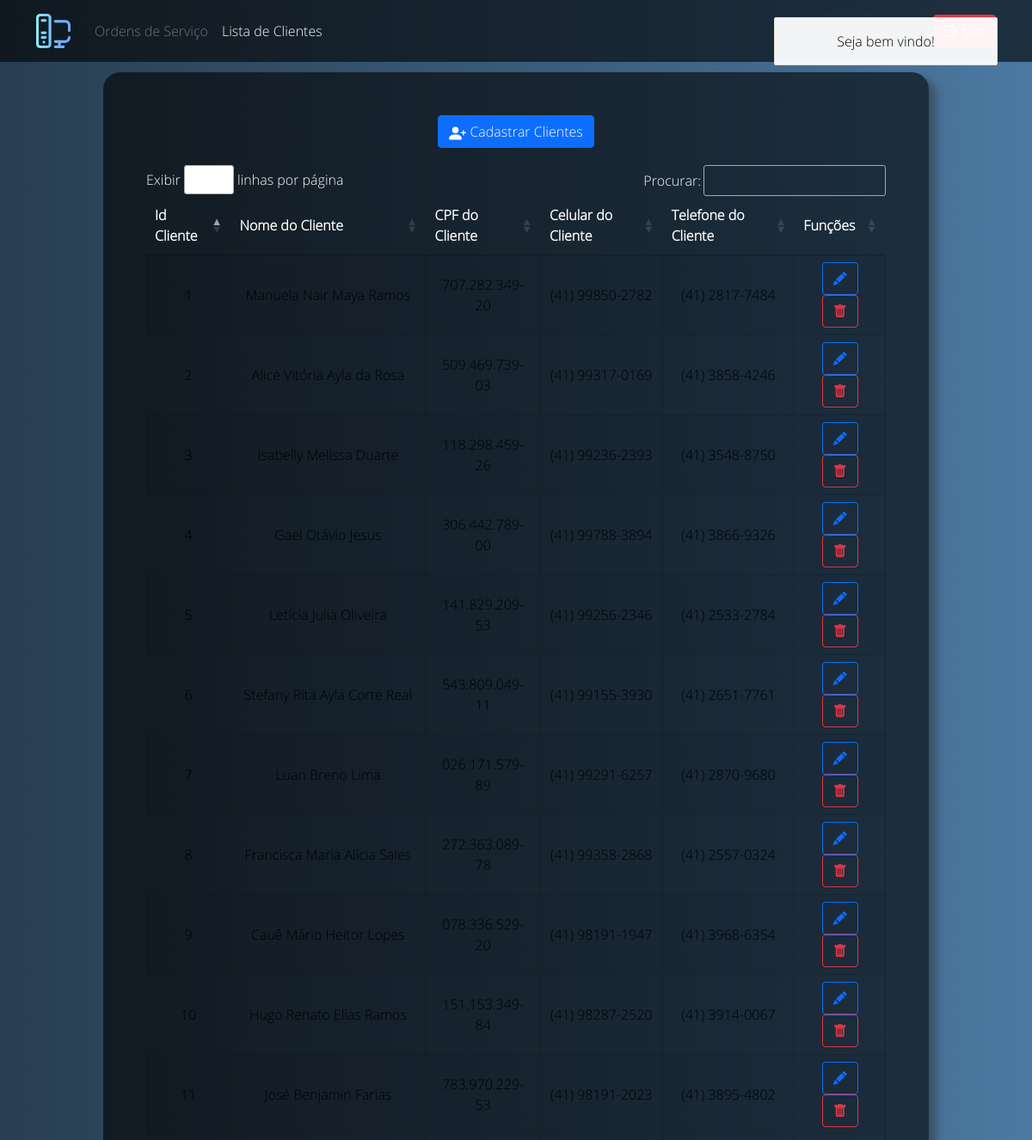
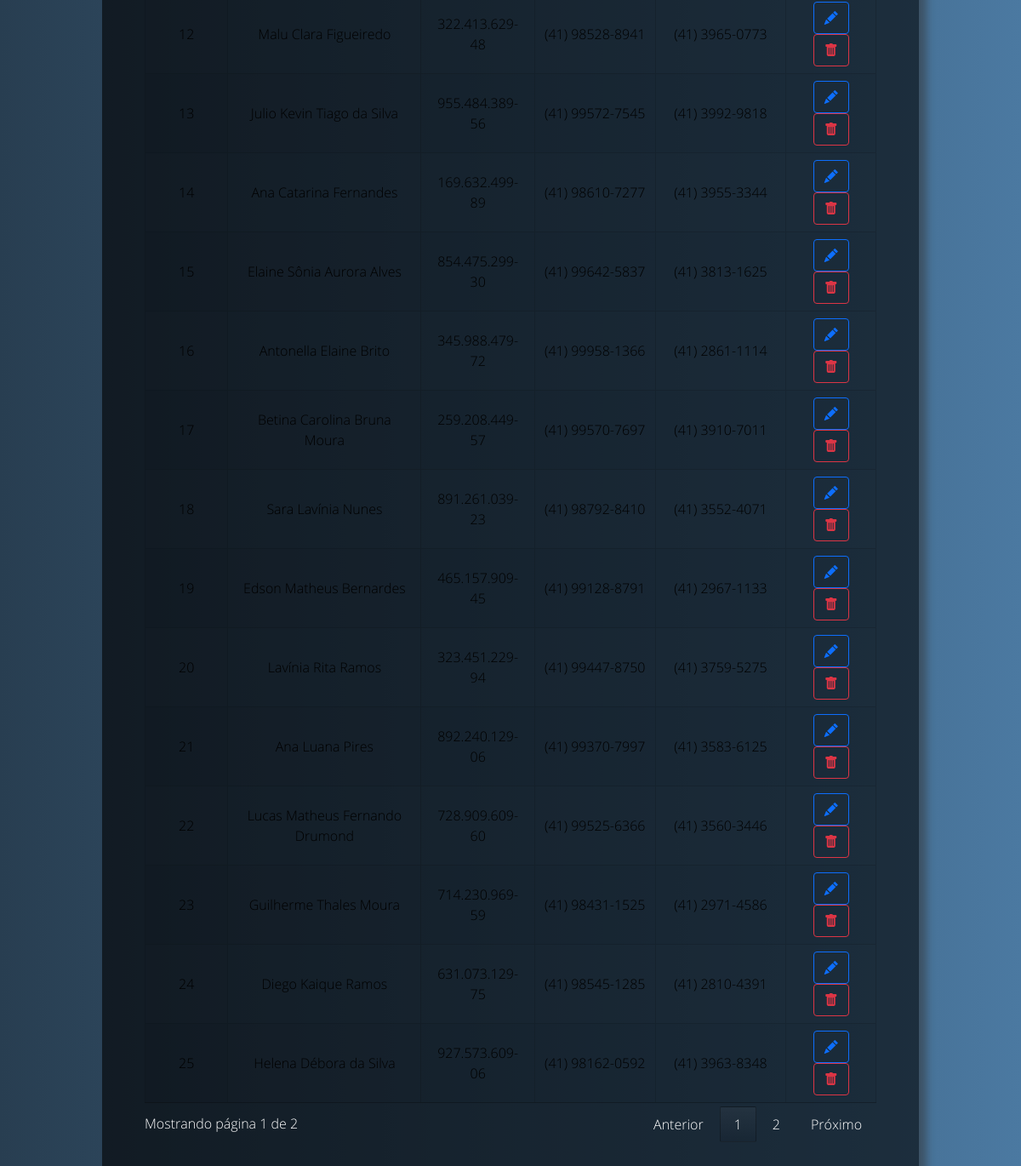
The app's page /view/clientes.php (signed in) with its own data (2 pictures, top to bottom).
### tables this page shows
CREATE TABLE `clientes` (
  `id_cliente` int(11) NOT NULL,
  `nome_cliente` varchar(255) NOT NULL,
  `cpf_cliente` varchar(14) DEFAULT NULL,
  `celular_cliente` varchar(20) DEFAULT NULL,
  `telefone_cliente` varchar(20) DEFAULT NULL
);

### view/clientes.php (the view, shortened to what this page needs)
<?php
    $conn = new Conexao;
    $con = $conn->conectar();
    $selectCliente = "SELECT `id_cliente`, `nome_cliente`, `cpf_cliente`, `celular_cliente`, `telefone_cliente` FROM `clientes`";
	$stmt = $con->prepare($selectCliente);
	$stmt->execute();
	$clientes = $stmt->fetchAll();
?>
<!DOCTYPE html>
<html lang="pt-br">
    <head>
        <link rel="stylesheet" href="../tools/css/styleClientes.css">
        <link href="https://cdn.jsdelivr.net/npm/bootstrap@5.0.0-beta3/dist/css/bootstrap.min.css" rel="stylesheet">
        <link rel="stylesheet" href="https://cdn.jsdelivr.net/npm/bootstrap-icons@1.4.1/font/bootstrap-icons.css">
        <link rel="stylesheet" href="../tools/lib/alertifyjs/css/alertify.min.css">
        <link rel="stylesheet" href="../tools/lib/alertifyjs/css/themes/default.min.css">
        <link rel="stylesheet" type="text/css" href="https://cdn.datatables.net/1.10.24/css/jquery.dataTables.css">
    </head>
    <body class="fundo">
        <header class="p-3 text-white header">
            <div class="container">
                <div class="d-flex flex-wrap align-items-center justify-content-center justify-content-lg-start">
                    <a href="" class="d-flex align-items-center mb-2 mb-lg-0 text-white text-decoration-none">
                        <img src="../tools/img/computador-pessoal.png" alt="" width="40px" height="40px">
                    </a>
                    <ul class="nav col-12 col-lg-auto me-lg-auto mb-2 justify-content-center mb-md-0" style="margin-left: 20px;">
                        <li><a href="os.php" class="nav-link px-2 text-secondary">Ordens de Serviço</a></li>
                        <li><a href="clientes.php" class="nav-link px-2 text-white">Lista de Clientes</a></li>
                        <li><a href="#" class="nav-link px-2 text-secondary"></a></li>
                    </ul>
                    <div class="text-end">
                        <a href="../control/logout.php"><button type="button" class="btn btn-danger" title="Logout"><i class="bi bi-box-arrow-right"></i> Sair</button></a>
                    </div>
                </div>
            </div>
        </header>
        <section>
        <div class="quadrado">
            <div class="container text-center" style="margin-bottom: 20px;">
                <button type="button" class="btn btn-primary btnCadastro text-white" value="" title="Cadastro de Clientes">
                     Cadastrar Clientes
                </button>
            </div>
            <div class="text-start">
                <table id="table_clientes" class="display text-center cell-border">
                    <thead style="color: white;">
                        <tr>
                            <th title="Filtrar por:">Id Cliente</th>
                            <th title="Filtrar por:">Nome do Cliente</th>
                            <th title="Filtrar por:">CPF do Cliente</th>
                            <th title="Filtrar por:">Celular do Cliente</th>
                            <th title="Filtrar por:">Telefone do Cliente</th>
                            <th title="Filtrar por:">Funções</th>
                        </tr>
                    </thead>
                    <tbody>
                        <?php foreach($clientes as $row){ ?>
                        <tr>
                            <td class="btnEdit" title="Alterar"><?php echo $row['id_cliente']; ?></td>
                            <td class="btnEdit" title="Alterar"><?php echo $row['nome_cliente']; ?></td>
                            <td class="btnEdit" title="Alterar"><?php echo $row['cpf_cliente']; ?></td>
                            <td class="btnEdit" title="Alterar"><?php echo $row['celular_cliente']; ?></td>
                            <td class="btnEdit" title="Alterar"><?php echo $row['telefone_cliente']; ?></td>
                            <td class="text-center">
                                <form action="../control/controle_cliente.php?op=del" method="POST">
                                    <button type="button" class="btn btn-outline-primary btnEdit" value="Alterar" title="Alterar">
                                        <i class="bi bi-pencil-fill"></i>
                                    </button>
                                    <button type="submit" class="btn btn-outline-danger" value="Deletar" title="Deletar">
                                        <i class="bi bi-trash-fill"></i>
                                    </button>
                                </form>
                            </td>
                        </tr>
                        <?php } ?>
                    </tbody>
                </table>
            </div>
        </div>
        </section>
    </body>
</html>

### tools/css/styleClientes.css (style rules this page uses)
section { font-family: OpenSans; font-size: 12pt; color: black; }
.header { background-color: rgba(0,0,0,0.6); }
.fundo { margin: 0; padding: 0; font-family: OpenSansLight; background: #4B79A1; background: -webkit-linear-gradient(to right, #283E51, #4B79A1); background: linear-gradient(to right, #283E51, #4B79A1); }
.quadrado { margin-top: 1%; margin-left: 10%; margin-right: 10%; padding: 50px; background-color: rgba(0,0,0,0.6); text-align: center; border-radius: 20px; font-family: OpenSansLight; font-size: 12pt; box-shadow: 9px 7px 10px rgba(50, 50, 50, 0.5); }

### records on screen
clientes: id_cliente "1", nome_cliente "Manuela Nair Maya Ramos", cpf_cliente "707.282.349-20", celular_cliente "(41) 99850-2782", telefone_cliente "(41) 2817-7484"
clientes: id_cliente "2", nome_cliente "Alice Vitória Ayla da Rosa", cpf_cliente "509.469.739-03", celular_cliente "(41) 99317-0169", telefone_cliente "(41) 3858-4246"
clientes: id_cliente "3", nome_cliente "Isabelly Melissa Duarte", cpf_cliente "118.298.459-26", celular_cliente "(41) 99236-2393", telefone_cliente "(41) 3548-8750"
clientes: id_cliente "4", nome_cliente "Gael Otávio Jesus", cpf_cliente "306.442.789-00", celular_cliente "(41) 99788-3894", telefone_cliente "(41) 3866-9326"
clientes: id_cliente "5", nome_cliente "Letícia Julia Oliveira", cpf_cliente "141.829.209-53", celular_cliente "(41) 99256-2346", telefone_cliente "(41) 2533-2784"
clientes: id_cliente "6", nome_cliente "Stefany Rita Ayla Corte Real", cpf_cliente "543.809.049-11", celular_cliente "(41) 99155-3930", telefone_cliente "(41) 2651-7761"
clientes: id_cliente "7", nome_cliente "Luan Breno Lima", cpf_cliente "026.171.579-89", celular_cliente "(41) 99291-6257", telefone_cliente "(41) 2870-9680"
clientes: id_cliente "8", nome_cliente "Francisca Maria Alícia Sales", cpf_cliente "272.363.089-78", celular_cliente "(41) 99358-2868", telefone_cliente "(41) 2557-0324"
clientes: nome_cliente "Cauê Mário Heitor Lopes", cpf_cliente "078.336.529-20", celular_cliente "(41) 98191-1947", telefone_cliente "(41) 3968-6354"
clientes: id_cliente "10", nome_cliente "Hugo Renato Elias Ramos", cpf_cliente "151.153.349-84", celular_cliente "(41) 98287-2520", telefone_cliente "(41) 3914-0067"
clientes: nome_cliente "José Benjamin Farias", cpf_cliente "783.970.229-53", celular_cliente "(41) 98191-2023", telefone_cliente "(41) 3895-4802"
clientes: id_cliente "12", nome_cliente "Malu Clara Figueiredo", cpf_cliente "322.413.629-48", celular_cliente "(41) 98528-8941", telefone_cliente "(41) 3965-0773"
clientes: id_cliente "13", nome_cliente "Julio Kevin Tiago da Silva", cpf_cliente "955.484.389-56", celular_cliente "(41) 99572-7545", telefone_cliente "(41) 3992-9818"
clientes: id_cliente "14", nome_cliente "Ana Catarina Fernandes", cpf_cliente "169.632.499-89", celular_cliente "(41) 98610-7277", telefone_cliente "(41) 3955-3344"
clientes: id_cliente "15", nome_cliente "Elaine Sônia Aurora Alves", cpf_cliente "854.475.299-30", celular_cliente "(41) 99642-5837", telefone_cliente "(41) 3813-1625"
clientes: id_cliente "16", nome_cliente "Antonella Elaine Brito", cpf_cliente "345.988.479-72", celular_cliente "(41) 99958-1366", telefone_cliente "(41) 2861-1114"
clientes: id_cliente "17", nome_cliente "Betina Carolina Bruna Moura", cpf_cliente "259.208.449-57", celular_cliente "(41) 99570-7697", telefone_cliente "(41) 3910-7011"
clientes: id_cliente "18", nome_cliente "Sara Lavínia Nunes", cpf_cliente "891.261.039-23", celular_cliente "(41) 98792-8410", telefone_cliente "(41) 3552-4071"
clientes: id_cliente "19", nome_cliente "Edson Matheus Bernardes", cpf_cliente "465.157.909-45", celular_cliente "(41) 99128-8791", telefone_cliente "(41) 2967-1133"
clientes: id_cliente "20", nome_cliente "Lavínia Rita Ramos", cpf_cliente "323.451.229-94", celular_cliente "(41) 99447-8750", telefone_cliente "(41) 3759-5275"
clientes: id_cliente "21", nome_cliente "Ana Luana Pires", cpf_cliente "892.240.129-06", celular_cliente "(41) 99370-7997", telefone_cliente "(41) 3583-6125"
clientes: id_cliente "22", nome_cliente "Lucas Matheus Fernando Drumond", cpf_cliente "728.909.609-60", celular_cliente "(41) 99525-6366", telefone_cliente "(41) 3560-3446"
clientes: id_cliente "23", nome_cliente "Guilherme Thales Moura", cpf_cliente "714.230.969-59", celular_cliente "(41) 98431-1525", telefone_cliente "(41) 2971-4586"
clientes: id_cliente "24", nome_cliente "Diego Kaique Ramos", cpf_cliente "631.073.129-75", celular_cliente "(41) 98545-1285", telefone_cliente "(41) 2810-4391"
clientes: id_cliente "25", nome_cliente "Helena Débora da Silva", cpf_cliente "927.573.609-06", celular_cliente "(41) 98162-0592", telefone_cliente "(41) 3963-8348"
